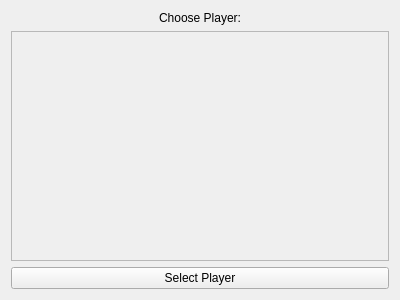
<?xml version="1.0" encoding="UTF-8"?>
<ui version="4.0">
 <class>SelectPlayerWindow</class>
 <widget class="QWidget" name="SelectPlayerWindow">
  <property name="geometry">
   <rect>
    <x>0</x>
    <y>0</y>
    <width>400</width>
    <height>300</height>
   </rect>
  </property>
  <property name="windowTitle">
   <string>Form</string>
  </property>
  <layout class="QGridLayout" name="gridLayout">
   <item row="0" column="0">
    <widget class="QLabel" name="label">
     <property name="text">
      <string>Choose Player:</string>
     </property>
     <property name="alignment">
      <set>Qt::AlignCenter</set>
     </property>
    </widget>
   </item>
   <item row="1" column="0">
    <widget class="QScrollArea" name="playerList">
     <property name="widgetResizable">
      <bool>true</bool>
     </property>
     <widget class="QWidget" name="scrollAreaWidgetContents">
      <property name="geometry">
       <rect>
        <x>0</x>
        <y>0</y>
        <width>374</width>
        <height>216</height>
       </rect>
      </property>
     </widget>
    </widget>
   </item>
   <item row="2" column="0">
    <widget class="QPushButton" name="select">
     <property name="text">
      <string>Select Player</string>
     </property>
    </widget>
   </item>
  </layout>
 </widget>
 <resources/>
 <connections/>
</ui>
